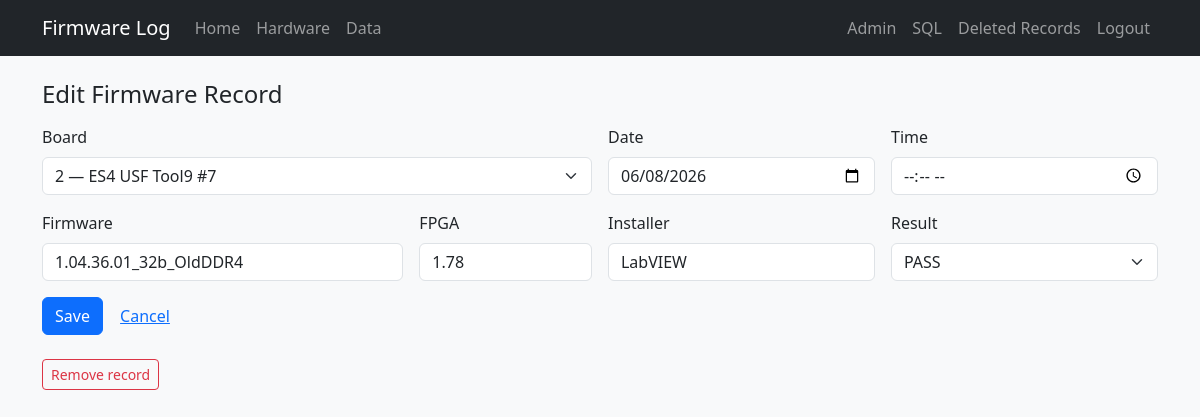
The page /admin/history/2/edit (signed in) on the database as committed earlier.
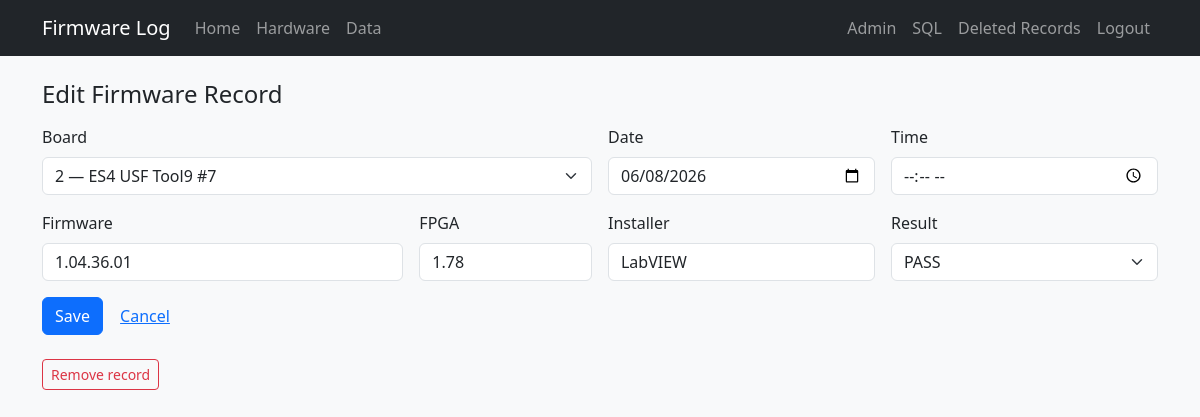
The same page on the database as committed later.
### tables this page shows
CREATE TABLE "firmware_history" (
                event_id    INTEGER PRIMARY KEY AUTOINCREMENT,
                board_id    INTEGER NOT NULL REFERENCES boards (board_id),
                event_date  TEXT NOT NULL,
                event_time  TEXT,
                fpga        TEXT,
                firmware    TEXT NOT NULL,
                installer   TEXT,
                result      TEXT
            );

CREATE TABLE "boards" (
                board_id      INTEGER PRIMARY KEY,
                tool          TEXT,
                board_slot    TEXT,
                manufacturer  TEXT NOT NULL DEFAULT 'PDF Solutions Inc.',
                board_name    TEXT NOT NULL,
                serial        TEXT NOT NULL,
                part_number   TEXT,
                revision      TEXT,
                file_id       TEXT,
                product_name  TEXT NOT NULL,
                ddr_fbga      TEXT
            , inventory_serial TEXT, status TEXT, role TEXT, comment TEXT, open_item TEXT, po TEXT, modified_by TEXT, source_updated_at TEXT, data_source TEXT, dc_status TEXT, ac_status TEXT, gcal_status TEXT, adc_status TEXT, eeprom_status TEXT);

### app.py (the view, shortened to what this page needs)
@app.route("/admin/history/<int:event_id>/edit", methods=["GET", "POST"])
@login_required
def admin_history_edit(event_id):
    event = db.get_history_event(event_id)
    if not event:
        flash("Record not found.", "danger")
        return redirect(url_for("admin_index"))
    boards = db.list_boards(sort="board_id")
    return render_template(
        "admin/history_form.html",
        event=event,
        boards=boards,
        default_board_id=event["board_id"],
    )

### app.py (called while the page is built)
def login_required(view):
    @wraps(view)
    def wrapped(*args, **kwargs):
        if not session.get("admin"):
            flash("Admin login required.", "warning")
            return redirect(url_for("admin_login", next=request.url))
        return view(*args, **kwargs)
    return wrapped

### db.py (called while the page is built)
def firmware_verified_sql(board_alias="b"):
    ids = ", ".join(str(i) for i in sorted(VERIFIED_BOARD_IDS))
    return f"""
    CASE
        WHEN {board_alias}.board_id IN ({ids}) THEN 'verified'
        WHEN {board_alias}.data_source = 'firmware_log' THEN 'verified'
        WHEN {board_alias}.tool = 'Tool13' AND {board_alias}.product_name = 'BAP' THEN 'verified'
        ELSE 'unverified'
    END
    """

def dict_row(cursor, row):
    return {col[0]: row[i] for i, col in enumerate(cursor.description)}

@contextmanager
def get_db():
    conn = sqlite3.connect(DATABASE)
    conn.row_factory = dict_row
    try:
        yield conn
    finally:
        conn.close()

def fetch_all(query, params=()):
    with get_db() as conn:
        return conn.execute(query, params).fetchall()

def fetch_one(query, params=()):
    with get_db() as conn:
        return conn.execute(query, params).fetchone()

### templates/admin/history_form.html (shortened to what this page needs)
{% extends "base.html" %}
{% block content %}
<h1 class="h4 mb-3">{% if event %}Edit Firmware Record{% else %}Add Firmware Record{% endif %}</h1>
<form method="post" class="row g-3">
  <div class="col-md-6">
    <label class="form-label">Board</label>
    <select class="form-select" name="board_id" required>
      {% for b in boards %}
      <option value="{{ b.board_id }}"
        {% if (event and event.board_id == b.board_id) or (default_board_id and default_board_id == b.board_id) %}selected{% endif %}>
        {{ b.board_id }} — {{ b.product_name }} {{ b.board_name }} {{ b.tool }} #{{ b.serial }}
      </option>
      {% endfor %}
    </select>
  </div>
  <div class="col-md-3">
    <label class="form-label">Date</label>
    <input type="date" class="form-control" name="event_date" value="{{ event.event_date if event else '' }}" required>
  </div>
  <div class="col-md-3">
    <label class="form-label">Time</label>
    <input type="time" class="form-control" name="event_time" value="{{ event.event_time if event and event.event_time else '' }}">
  </div>
  <div class="col-md-4">
    <label class="form-label">Firmware</label>
    <input type="text" class="form-control" name="firmware" value="{{ event.firmware if event else '' }}" required>
  </div>
  <div class="col-md-2">
    <label class="form-label">FPGA</label>
    <input type="text" class="form-control" name="fpga" value="{{ event.fpga if event else '' }}">
  </div>
  <div class="col-md-3">
    <label class="form-label">Installer</label>
    <input type="text" class="form-control" name="installer" value="{{ event.installer if event else '' }}" placeholder="Vivado, OpalKelly">
  </div>
  <div class="col-md-3">
    <label class="form-label">Result</label>
    <select class="form-select" name="result">
      <option value="PASS" {% if event and event.result == 'PASS' %}selected{% elif not event %}selected{% endif %}>PASS</option>
    </select>
  </div>
  <div class="col-12">
    <button type="submit" class="btn btn-primary">Save</button>
    {% if event %}
    <a href="{{ url_for('board_detail', board_id=event.board_id) }}" class="btn btn-link">Cancel</a>
    {% else %}
    <a href="{{ url_for('admin_index') }}" class="btn btn-link">Cancel</a>
    {% endif %}
  </div>
</form>
{% if event %}
<form method="post" action="{{ url_for('admin_history_delete', event_id=event.event_id) }}" class="mt-4"
      onsubmit="return confirm('Move this firmware record to deleted records?')">
  <button type="submit" class="btn btn-outline-danger btn-sm">Remove record</button>
</form>
{% endif %}
{% endblock %}

Rows that differ between the two databases and show on the page:
changed firmware_history "LabVIEW": firmware "1.04.36.01_32b_OldDDR4" → "1.04.36.01"
